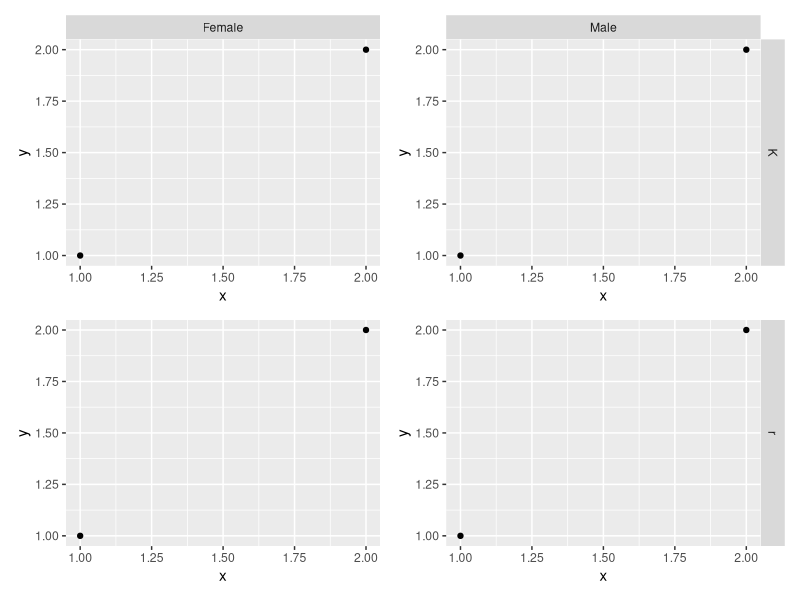

This chart was generated by the following R code:
df <- data.frame(
  row = c("K", "r"),
  col = rep(c("Female", "Male"), each = 2),
  x = rep(1:2, each = 4),
  y = rep(1:2, each = 4)
)

# Split by facet row and col
df_split <- split(df, ~row + col)
# Order
df_split <- df_split[c("K.Female", "K.Male", "r.Female", "r.Male")]

plot_fun <- function(x, y) {
	browser()
  facet_layer <- if (grepl("Female$", y) && !grepl("^r", y)) 
    facet_grid(.~col) 
  else if (grepl("Male$", y) && !grepl("^r", y)) 
    facet_grid(row~col)
  else if (grepl("Male$", y) && grepl("^r", y)) 
    facet_grid(row~.)
  ggplot(x, aes(x, y)) +
    geom_point() +
    facet_layer
}

library(purrr)
library(ggplot2)
library(patchwork)

purrr::imap(df_split, plot_fun) %>% 
  wrap_plots() 
